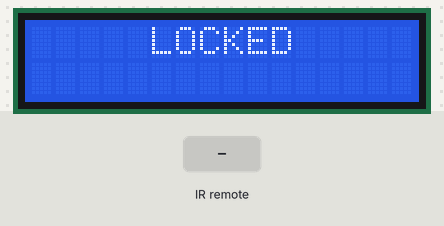
Simulated run of this sketch. Board: Arduino Uno, built with avr-gcc and run on an emulated ATmega328P. Shown: 16×2 character LCD. Inputs (shaded band) come from the test bench. What the sketch prints to the serial monitor is not drawn.

Above: at 1.2 s.
1.3 s: infrared code 0xF30CFF00 received
2.8 s: infrared code 0xE718FF00 received
4.3 s: infrared code 0xA15EFF00 received
5.8 s: infrared code 0xF708FF00 received
At 7.8 s:
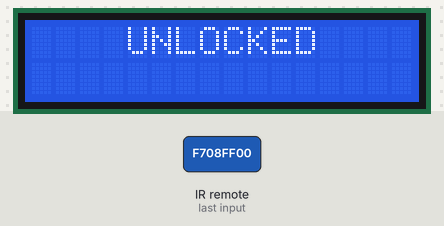
Timing chart, 0 to 9.1 s (numbered marks = the images above; inputs shaded):
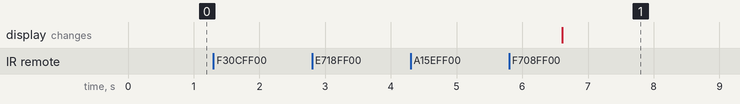

Measured:
- after the input at 1.3 s, every drawn part: stays the same
- after the input at 2.8 s, every drawn part: stays the same
- after the input at 4.3 s, every drawn part: stays the same
- after the input at 5.8 s, the display: changes after 0.80 s (image 1)

The sketch:

password_lock.ino
```cpp
// Nikhil Agans
// This project's goal is to be able create a password-based door locked system with a remote controller
// 11/07/25
#include <LiquidCrystal.h>
#include <IRremote.hpp>


int receiver = 11; // This is the digital pin 11 that the IR is connected to
uint32_t IRcodes[4]={};
int check = 0;
const int rs = 12, en = 10, d4 = 5, d5 = 4, d6 = 3, d7 = 2;
LiquidCrystal lcd(rs, en, d4, d5, d6, d7);

void setup() {
Serial.begin(9600); // this starts serial communication between Arduino and computer
IrReceiver.begin(receiver, ENABLE_LED_FEEDBACK); // IR reciever object listens for infared singals with LED Feedback from Arduino LED
Serial.println("IR Receiver ready"); //prints to the serial monitor with a line break

lcd.begin(16, 2); // set up the LCD's number of columns and rows:

}

void loop() {

lcd.setCursor(5, 0); //set the cursor to print statment in the middle top of the LCD
lcd.print("LOCKED");


// A for loop to receive the IR signals and to check if the password is right if not keep in the loop!
while(check != 1){
for (int i = 0; i < 4; i++){
 while (!IrReceiver.decode()) { // if there is a valid signal decode and store into receiver
  // way to wait for the code. This means if no code recieved then it is true and keep looping until there is a code then move
 }

 uint32_t code = IrReceiver.decodedIRData.decodedRawData; // put into variable 'code' with the data type of an unsigned 32 bit long

if (code == 0){
IrReceiver.resume();
i = i - 1;
} //if I get a bad signal dont store it so we will deincrement the i value to redo the loop until we get a good signal

IRcodes[i] = code; // this allows us to store the bits recieved into an array throughout the loop
Serial.println(IRcodes[i], HEX ); //way for me to see if the code in the serial monitor to check this loop was working
Serial.println(i, DEC);
IrReceiver.resume();   //resumes detecting new signals and keep looping until 4 iterations
delay(800); //stops the singal from receiving a button hold
// increased the delay which helped from button holds messing up as human reaction is not that fast on average so delay it by half a second
 } // loop to gather the four IR signals

//analyze the array to decode whether it is the combination we need
if (IRcodes[0] == 0xF30CFF00 && IRcodes[1] == 0xE718FF00 && IRcodes[2] == 0xA15EFF00 && IRcodes[3] == 0xF708FF00 ){
check = 1; // checking if we have the correct password in the array
} else if (IRcodes[0] != 0xF30CFF00 && IRcodes[1] != 0xE718FF00 && IRcodes[2] != 0xA15EFF00 && IRcodes[3] != 0xF708FF00) {
Serial.println("Password entered is wrong!");
}
}// this ends the outer while loop


// if we dont have the correct combination we stay in the loop if we do then we can go and use the LCD and motor
// LCD code
Serial.println("Password entered is correct!");
lcd.clear();
lcd.setCursor(4, 0); //set the cursor to print statment in the middle top of the LCD
lcd.print("UNLOCKED");
delay(3000); //holds the UNLOCKED statement for 3 seconds/3000ms
}// end of void loop
```
